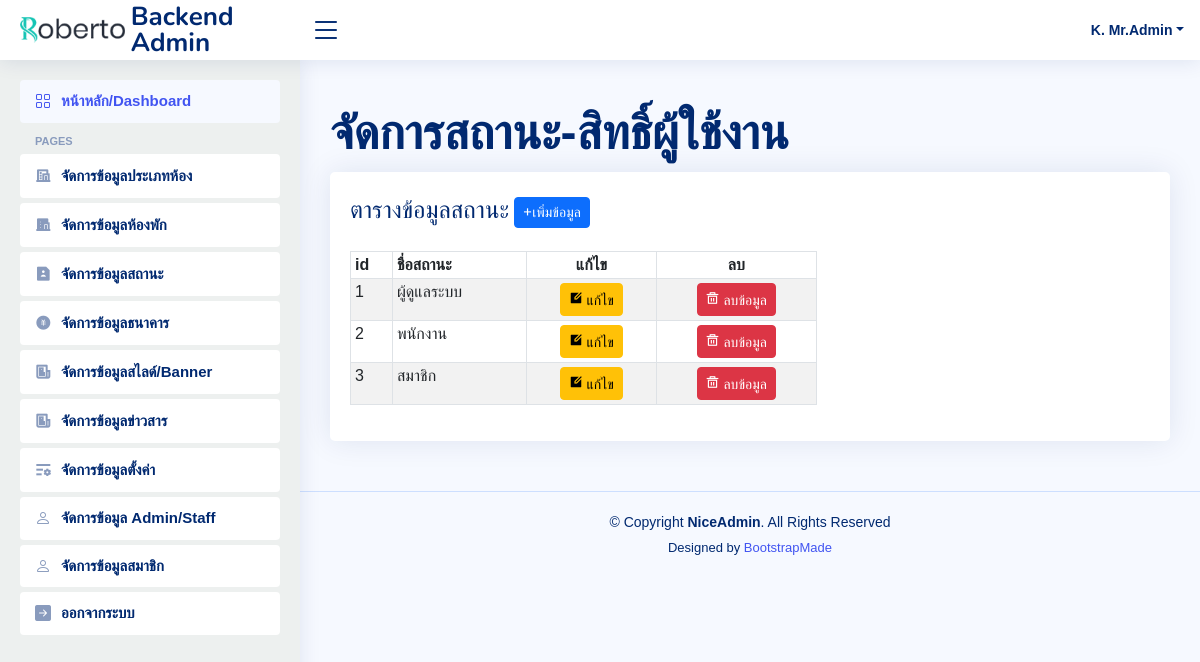
Page /admin/status.php (signed in) on the committed database.
### tables this page shows
CREATE TABLE `tb_ac_admin` (
  `admin_id` int(3) NOT NULL,
  `status_id` int(3) NOT NULL DEFAULT 1,
  `admin_name` varchar(100) NOT NULL,
  `admin_password` varchar(100) NOT NULL,
  `admin_firstname` varchar(100) NOT NULL,
  `admin_surname` varchar(100) NOT NULL,
  `admin_phone` varchar(10) NOT NULL,
  `admin_show` tinyint(3) UNSIGNED NOT NULL DEFAULT 1,
  `admin_address` text DEFAULT NULL
);

CREATE TABLE `tb_ac_status` (
  `status_id` int(3) NOT NULL,
  `status_name` varchar(100) NOT NULL
);

### admin/status_list.php (the view)
<?php
$sql_script = "SELECT * FROM tb_ac_status";
$result = mysqli_query($Connection, $sql_script) or die (mysqli_error($Connection));
?>                <table class="table datatable table-striped table-bordered table-sm">
                      <thead>
                        <tr>
                          <th><font face="TH Sarabun New" > id</font></th>
                          <th><font face="TH Sarabun New" > ชื่อสถานะ</font></th>
                          <th><center><font face="TH Sarabun New" >แก้ไข</font></center></th>
                          <th><center><font face="TH Sarabun New" >ลบ</font></center></th>
                        </tr>
                      </thead>
                      <tbody>
                        <?php $i=1; foreach ($result as $row_result) {  ?>
                        <tr>
                          <td scope="row"><?php echo $i++;?></td>
                          <td><?php echo $row_result["status_name"];?></td>
                           <td><center>
                            <a href="status.php?act=edit&status_id=<?php echo $row_result["status_id"];?>" class="btn btn-warning btn-sm">
                          <i class="ri-edit-box-fill"> </i>
                            <font face="TH Sarabun New" > แก้ไข </font></a>
                          </center>
                        </td>
                          <td><center>
                            <a type="button" class="btn btn-danger btn-sm" href="JavaScript:if(confirm('คุณแน่ใจที่จะลบข้อมูลนี้?') == true){window.location='status.php?status_id=<?php echo $row_result["status_id"];?>&act=del';}">
                          <i class="ri-delete-bin-5-line"><font face="TH Sarabun New" > ลบข้อมูล</font></i>
                        </a>
                      </center>
                        </td>
                      </tr>
                      <?php } ?>
                    </tbody>
                  </table>

### admin/web_struc/header.php (shortened to what this page needs)
======= Header ======= -->
  <header id="header" class="header fixed-top d-flex align-items-center">
    <div class="d-flex align-items-center justify-content-between">
      <a href="index.php" class="logo d-flex align-items-center">
        <img src="assets/img/logo.png" alt="">
        <span class="d-none d-lg-block">Backend Admin</span>
      </a>
      <i class="bi bi-list toggle-sidebar-btn"></i>
    </div>
    <nav class="header-nav ms-auto">
      <ul class="d-flex align-items-center">
        <li class="nav-item dropdown pe-3">
          <a class="nav-link nav-profile d-flex align-items-center pe-0" href="#" data-bs-toggle="dropdown">
            <span class="d-none d-md-block dropdown-toggle ps-2">K. <?=$rowAdmin['admin_firstname'];?></span>
          </a>
        </li>
      </ul>
    </nav>
  </header><!-- End Header

### admin/assets/css/style.css (style rules this page uses)
:root { scroll-behavior: smooth; }
body { font-family: "Open Sans", sans-serif; background: #f6f9ff; color: #444444; }
a { color: #4154f1; text-decoration: none; }
.logo { line-height: 1; }
@media (min-width: 1200px) { .logo { width: 280px; } }
.logo img { max-height: 26px; margin-right: 6px; }
.logo span { font-size: 26px; font-weight: 700; color: #012970; font-family: "Nunito", sans-serif; }
.header { transition: all 0.5s; z-index: 997; height: 60px; box-shadow: 0px 2px 20px rgba(1, 41, 112, 0.1); background-color: #fff; padding-left: 20px; }
.header .toggle-sidebar-btn { font-size: 32px; padding-left: 10px; cursor: pointer; color: #012970; }
.header-nav ul { list-style: none; }
.header-nav>ul { margin: 0; padding: 0; }
.header-nav .nav-profile { color: #012970; }
.header-nav .nav-profile span { font-size: 14px; font-weight: 600; }

### admin/web_struc/title.php (style rules this page uses)
* { font-family:sans-serif; !important }

### rows in the picture
tb_ac_admin: admin_firstname "Mr.Admin"
tb_ac_status: status_name "ผู้ดูแลระบบ"
tb_ac_status: status_name "พนักงาน"
tb_ac_status: status_name "สมาชิก"
